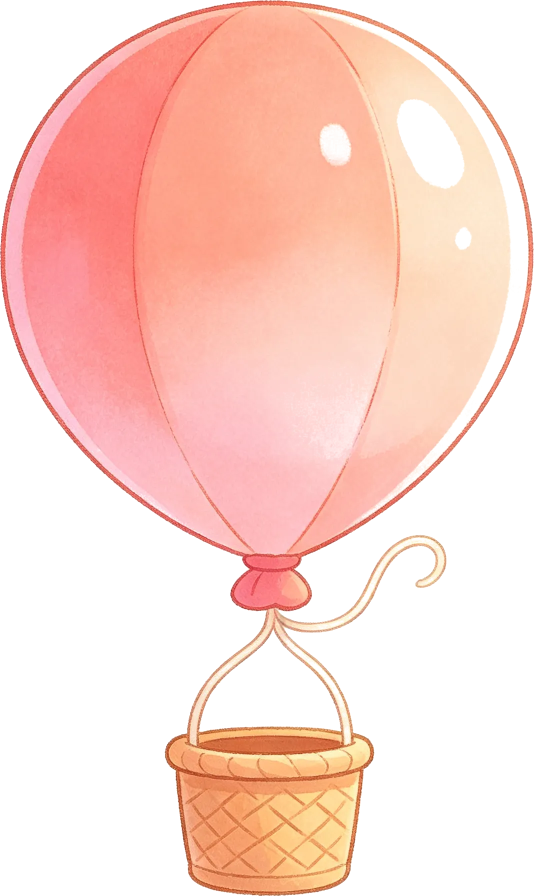
#> input picture images/balloon.webp, 1068 x 1792 px (shown at 1/2 size)
$ python slice-shot.py ../images/balloon.webp 5 5
#> lines starting #> are read from the running program, lines starting #| are printed output that depends on the picture
# -*- coding: utf-8 -*-
"""把长截图纵向切成 ≤3000px 的小段并缩到宽 1000，便于查看。
用法: python slice-shot.py <img> [seg_h=2600] [out_w=1000]"""
import sys
from PIL import Image
import os

src = sys.argv[1]
seg_h = int(sys.argv[2]) if len(sys.argv) > 2 else 2600
out_w = int(sys.argv[3]) if len(sys.argv) > 3 else 1000

im = Image.open(src).convert("RGB")
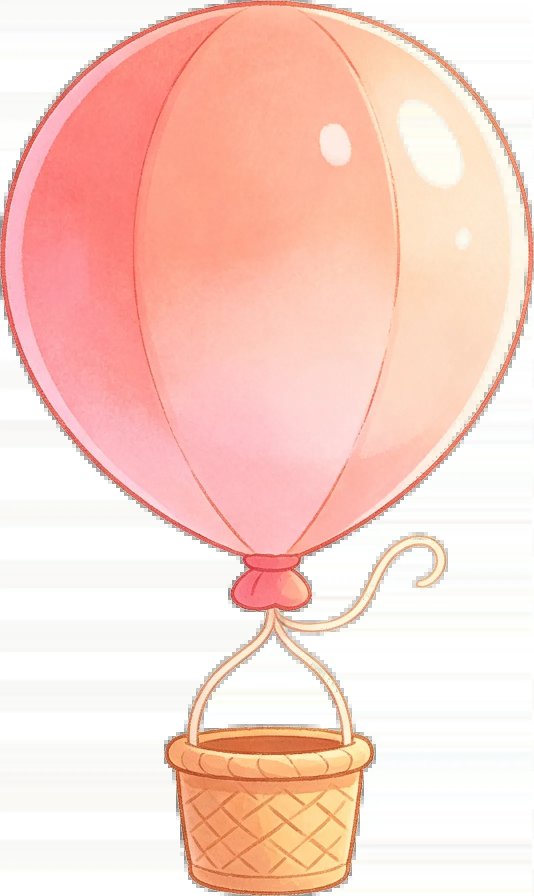
#> im: PIL image 1068x1792 RGB (shown at 1/2 size); mean R, G, B 250, 212.5, 201.8
w, h = im.size
#> w = 1068; h = 1792
base = os.path.splitext(os.path.basename(src))[0]
d = os.path.dirname(src)
n = 0
y = 0
while y < h:
    n += 1
    box = (0, y, w, min(y + seg_h, h))
    crop = im.crop(box)
    scale = out_w / w
    crop = crop.resize((out_w, max(1, round(crop.height * scale))), Image.LANCZOS)
    out = os.path.join(d, f"{base}-s{n}.jpg")
    crop.save(out, quality=82)
    print(out, crop.size)
    y += seg_h
#> after the loop, n = 359; y = 1795
print("total", n)

$ run again, on images/hedgehog_new.webp
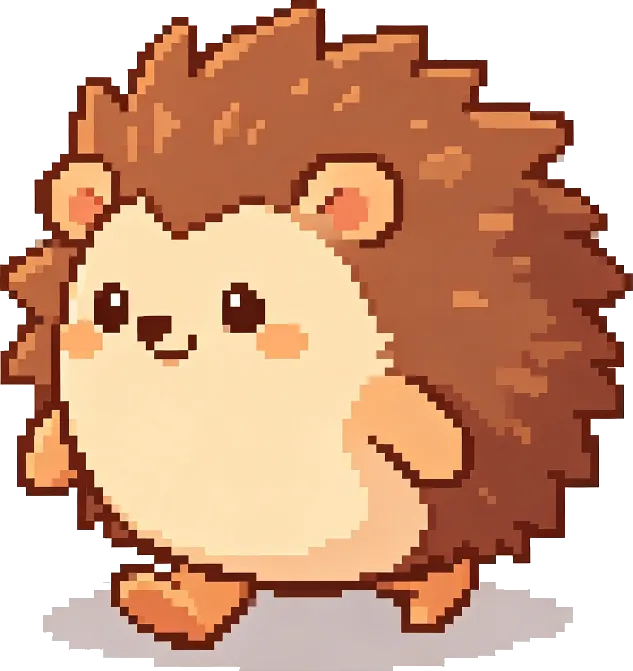
#> input picture images/hedgehog_new.webp, 633 x 671 px
#> `im = Image.open(src).convert("RGB")`:
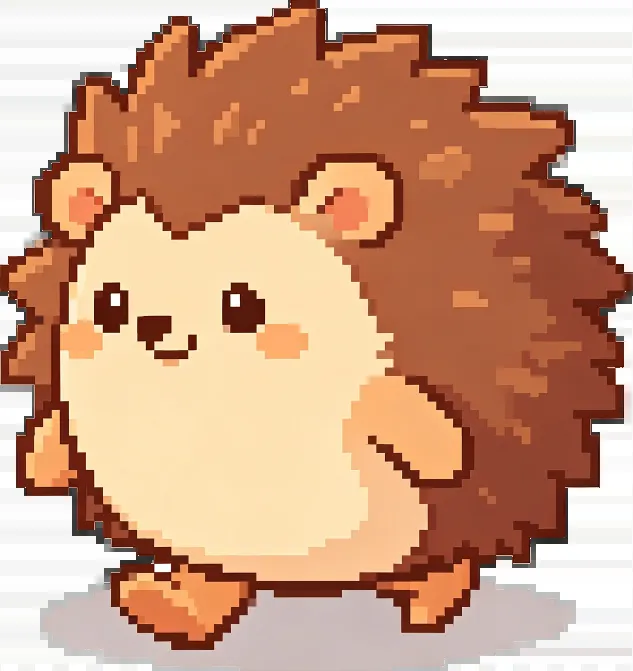
#> im: PIL image 633x671 RGB; mean R, G, B 205.8, 160.5, 133.3
#> after the loop `while y < h:`: n = 135; y = 675
#| total 135
